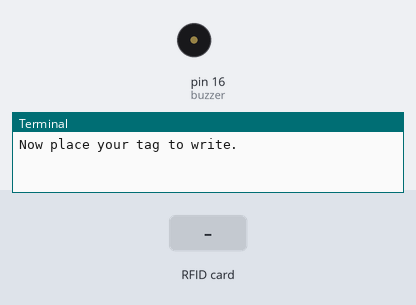
Recording of a program running on a simulated Raspberry Pi (header pin numbers). Parts: buzzer (waves = sounding, pin HIGH), the last lines printed to the terminal. The inputs (shaded band) are chosen by the test bench. Each call to the cloud database takes 0.3 s, and an entry nobody has set reads as its off value or as empty; the RFID card's data blocks start empty.

Above: at 1.2 s.
1.3 s: RFID card 5E 7A 19 C4 held to the reader
At 1.72 s:
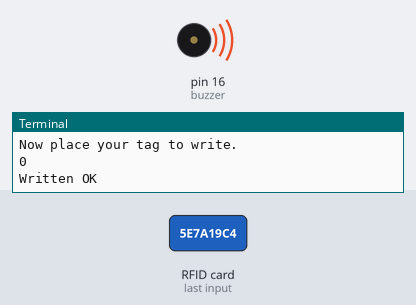
Timing chart, 0 to 4.3 s (numbered marks = the images above; inputs shaded):
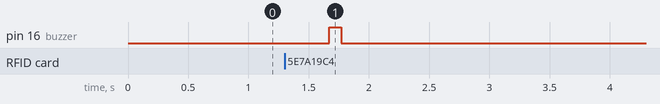

Measured:
- after the input at 1.3 s, pin 16 (buzzer): LOW → HIGH after 0.37 s, → LOW 0.10 s later

The program:

WriteFromCloud.py
```python
# https://pypi.org/project/mfrc522/
from time import sleep
import sys
from RPi import GPIO
from gpiozero import Buzzer
from mfrc522 import SimpleMFRC522
import firebase_admin
from firebase_admin import credentials
from firebase_admin import db

# firebase
cred = credentials.Certificate('../../firebase/firebase_key.json')
firebase_admin.initialize_app(cred, {
    'databaseURL': 'https://iotfb-fc0b9.firebaseio.com/'
})

reader = SimpleMFRC522()
GPIO.setwarnings(False)
buzzer = Buzzer(16)

try:
    while True:
        print('Now place your tag to write.')
        id, text = reader.read()
        text = db.reference('/smarthouse/servo/' + str(id)).get()
        #reader.write(text)
        print(text)
        reader.write(str(text))

        # https://gpiozero.readthedocs.io/en/stable/api_output.html
        # beep(on_time=1, off_time=1, n=None, background=True)
        buzzer.beep(0.1, 0.1, 1)
        print('Written OK')
        sleep(1)
except KeyboardInterrupt:
    GPIO.cleanup()
    raise
```
